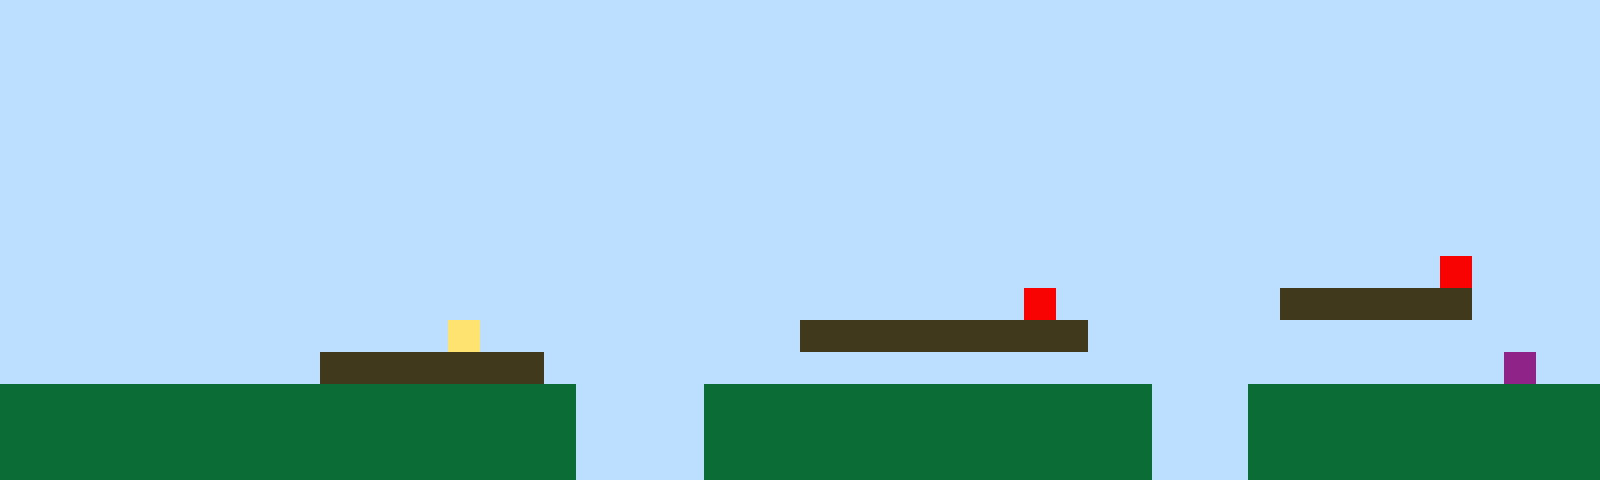

A 2D game scene composited from a Tiled map and its tileset images. What follows is a short description and the map's XML, with every tile layer's data as written:
An orthogonal 50x15 tile map with 32x32 px tiles, 1 tile layer (Tile Layer 1).

<map version="1.10" tiledversion="1.11.2" orientation="orthogonal" renderorder="right-up" width="50" height="15" tilewidth="32" tileheight="32" infinite="0" nextlayerid="2" nextobjectid="1"><editorsettings><export target="map1.csv" format="csv" /></editorsettings><tileset firstgid="1" name="sprites" tilewidth="32" tileheight="32" tilecount="6" columns="3"><image source="sprites.png" width="96" height="64" /></tileset><layer id="1" name="Tile Layer 1" width="50" height="15"><data encoding="csv">1,1,1,1,1,1,1,1,1,1,1,1,1,1,1,1,1,1,1,1,1,1,1,1,1,1,1,1,1,1,1,1,1,1,1,1,1,1,1,1,1,1,1,1,1,1,1,1,1,1,1,1,1,1,1,1,1,1,1,1,1,1,1,1,1,1,1,1,1,1,1,1,1,1,1,1,1,1,1,1,1,1,1,1,1,1,1,1,1,1,1,1,1,1,1,1,1,1,1,1,1,1,1,1,1,1,1,1,1,1,1,1,1,1,1,1,1,1,1,1,1,1,1,1,1,1,1,1,1,1,1,1,1,1,1,1,1,1,1,1,1,1,1,1,1,1,1,1,1,1,1,1,1,1,1,1,1,1,1,1,1,1,1,1,1,1,1,1,1,1,1,1,1,1,1,1,1,1,1,1,1,1,1,1,1,1,1,1,1,1,1,1,1,1,1,1,1,1,1,1,1,1,1,1,1,1,1,1,1,1,1,1,1,1,1,1,1,1,1,1,1,1,1,1,1,1,1,1,1,1,1,1,1,1,1,1,1,1,1,1,1,1,1,1,1,1,1,1,1,1,1,1,1,1,1,1,1,1,1,1,1,1,1,1,1,1,1,1,1,1,1,1,1,1,1,1,1,1,1,1,1,1,1,1,1,1,1,1,1,1,1,1,1,1,1,1,1,1,1,1,1,1,1,1,1,1,1,1,1,1,1,1,1,1,1,1,1,1,1,1,1,1,1,1,1,1,1,1,1,1,1,1,1,1,1,1,1,1,1,1,1,1,1,1,1,1,1,1,1,1,1,1,1,1,1,1,1,1,1,1,1,1,1,1,1,1,1,1,1,1,1,1,1,1,1,1,1,1,1,1,1,1,1,1,1,1,1,1,1,1,1,1,1,1,1,1,1,1,1,1,1,1,1,1,1,1,1,1,1,1,1,1,1,1,1,1,1,1,1,1,1,1,1,1,1,1,1,1,1,1,1,1,1,1,1,1,1,1,1,1,1,1,1,1,1,5,1,1,1,1,1,1,1,1,1,1,1,1,1,1,1,1,1,1,1,1,1,1,1,1,1,1,1,1,1,1,1,1,1,1,1,1,5,1,1,1,1,1,1,1,3,3,3,3,3,3,1,1,1,1,1,1,1,1,1,1,1,1,1,1,1,1,1,1,4,1,1,1,1,1,1,1,1,1,1,3,3,3,3,3,3,3,3,3,1,1,1,1,1,1,1,1,1,1,1,1,1,1,1,1,1,1,1,1,1,1,1,1,1,1,3,3,3,3,3,3,3,1,1,1,1,1,1,1,1,1,1,1,1,1,1,1,1,1,1,1,1,1,1,1,1,1,1,1,1,1,1,6,1,1,2,2,2,2,2,2,2,2,2,2,2,2,2,2,2,2,2,2,1,1,1,1,2,2,2,2,2,2,2,2,2,2,2,2,2,2,1,1,1,2,2,2,2,2,2,2,2,2,2,2,2,2,2,2,2,2,2,2,2,2,2,2,2,2,2,2,2,2,1,1,1,1,2,2,2,2,2,2,2,2,2,2,2,2,2,2,1,1,1,2,2,2,2,2,2,2,2,2,2,2,2,2,2,2,2,2,2,2,2,2,2,2,2,2,2,2,2,2,1,1,1,1,2,2,2,2,2,2,2,2,2,2,2,2,2,2,1,1,1,2,2,2,2,2,2,2,2,2,2,2</data></layer></map>
